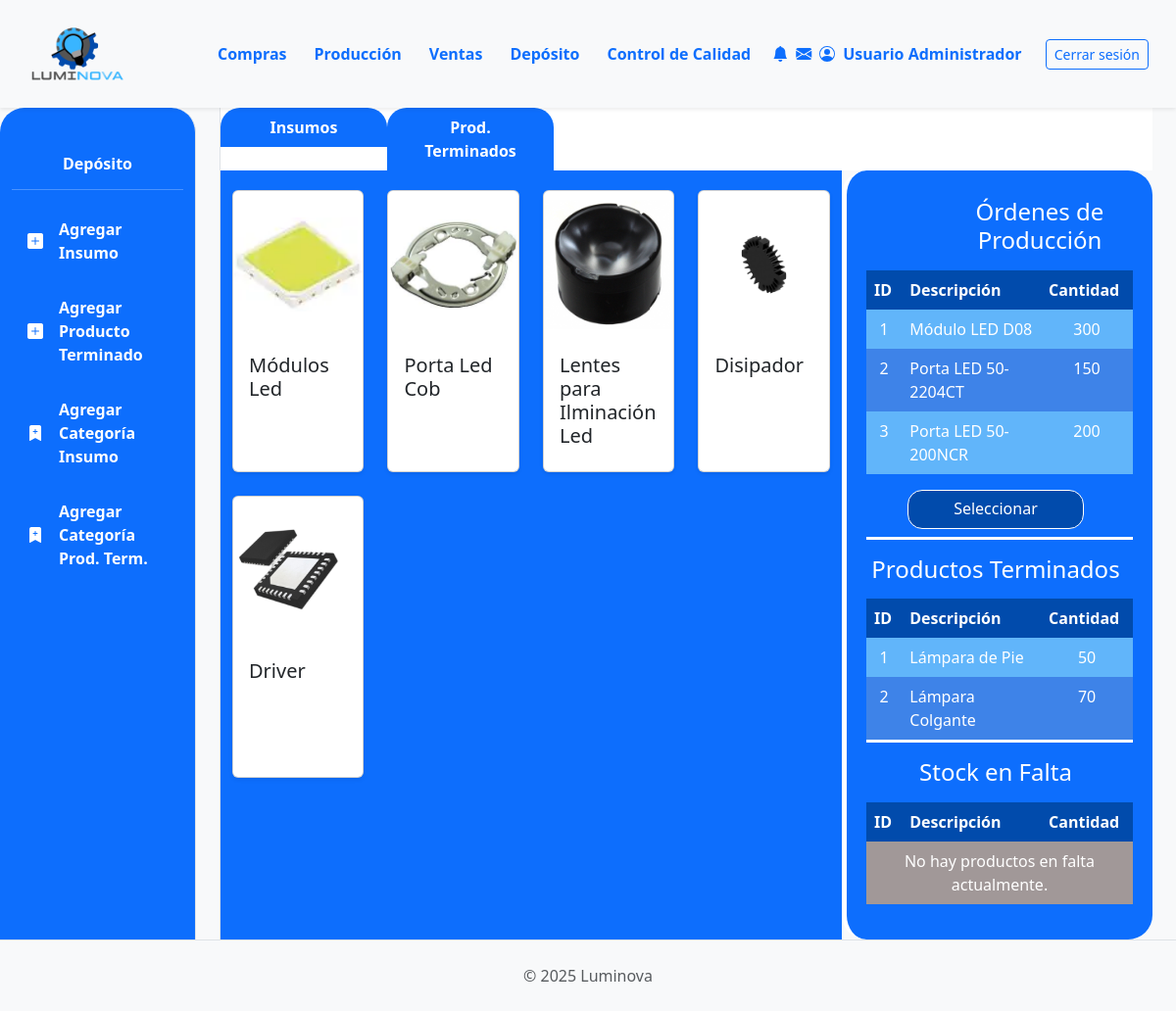
/deposito/ (signed in), run on the app's committed database.
### App_LUMINOVA/models.py (models this page shows, shortened)
class CategoriaInsumo(models.Model):
    nombre = models.CharField(max_length=100, unique=True, verbose_name="Nombre Categoría Insumo") # Aumentado max_length
    imagen = models.ImageField(upload_to='categorias_insumos/', null=True, blank=True)
    class Meta:
        verbose_name = "Categoría de Insumo"
        verbose_name_plural = "Categorías de Insumos"

### App_LUMINOVA/views.py (the view)
# urls.py: path('deposito/', deposito_view, name='deposito_view'),
@login_required
def deposito_view(request): # Tu vista principal de depósito (ya la tienes, solo para contexto)
    categorias_I = CategoriaInsumo.objects.all()
    categorias_PT = CategoriaProductoTerminado.objects.all()
    estado_requiere_insumos = EstadoOrden.objects.filter(nombre__iexact='En Proceso').first() # O un estado "Insumos Solicitados"
    ops_pendientes_deposito_count = 0
    if estado_requiere_insumos:
        ops_pendientes_deposito_count = OrdenProduccion.objects.filter(estado_op=estado_requiere_insumos).count()
    context = {
        'categorias_I': categorias_I,
        'categorias_PT': categorias_PT,
        'ops_pendientes_deposito_count': ops_pendientes_deposito_count,
    }
    return render(request, 'deposito/deposito.html', context)

### App_LUMINOVA/templates/deposito/deposito.html (shortened to what this page needs)
{% extends 'padre.html' %}
{% load static %}
{% block sidebar_content %}
    <nav id="sidebarMenu" class="col-md-3 col-lg-2 d-md-block bg-primary sidebar collapse border-end full-height" style="border-top-left-radius: 25px; border-top-right-radius: 25px;">
        <div class="position-sticky pt-4">
            <h6 class="sidebar-heading d-flex justify-content-center align-items-center px-3 mt-4 mb-1 text-white fw-bold">
                <a href="{% url 'App_LUMINOVA:deposito_view' %}"><span style="color: white;">Depósito</span></a>
            </h6>
            <hr class="text-white">
            <ul class="nav flex-column">
                <li class="nav-item">
                    <a class="nav-link text-white fw-bold custom-active-button d-flex align-items-center" href="{% url 'App_LUMINOVA:insumo_create' %}">
                        <i class="bi bi-plus-square-fill me-2"></i> <span class="ms-2">Agregar Insumo</span>
                    </a>
                </li>
                <li class="nav-item mt-2">
                    <a class="nav-link text-white fw-bold custom-active-button d-flex align-items-center" href="{% url 'App_LUMINOVA:producto_terminado_create' %}">
                        <i class="bi bi-plus-square-fill me-2"></i> <span class="ms-2">Agregar Producto Terminado</span>
                    </a>
                </li>
                 <li class="nav-item mt-2">
                    <a class="nav-link text-white fw-bold custom-active-button d-flex align-items-center" href="{% url 'App_LUMINOVA:categoria_i_create' %}">
                        <i class="bi bi-bookmark-plus-fill me-2"></i> <span class="ms-2">Agregar Categoría Insumo</span>
                    </a>
                </li>
                <li class="nav-item mt-2">
                    <a class="nav-link text-white fw-bold custom-active-button d-flex align-items-center" href="{% url 'App_LUMINOVA:categoria_pt_create' %}">
                        <i class="bi bi-bookmark-plus-fill me-2"></i> <span class="ms-2">Agregar Categoría Prod. Term.</span>
                    </a>
                </li>
            </ul>
        </div>
    </nav>
{% endblock %}
{% block content %}
    <div class="row mx-auto border-start">
        <ul class="nav justify-content-start flex-wrap" style="background-color: white;">
            <li class="nav-item">
                <button id="insumos-tab" onclick="mostrarInsumos()" class="nav-link active bg-primary text-white text-center" style="width: 170px; border-top-left-radius: 20px; border-top-right-radius: 20px; font-weight: bold;" aria-current="page">Insumos</button>
            </li>
            <li class="nav-item">
                <button id="productos-tab" onclick="mostrarProductos()" class="nav-link bg-primary text-white text-center" style="width: 170px; border-top-left-radius: 20px; border-top-right-radius: 20px; font-weight: bold;">Prod. Terminados</button>
            </li>
        </ul>
        <div class="col-md-8 bg-primary" style="padding-top: 20px; padding-bottom: 20px;">
            <div id="insumos-content" class="row row-cols-1 row-cols-sm-2 row-cols-md-3 row-cols-lg-4 g-4">
                {% for categoria in categorias_I %}
                    {% if categoria %}
                        <div class="col">
                            <div class="card shadow-sm h-100">
                                <a href="{% url 'App_LUMINOVA:categoria_i_detail' categoria.id %}" class="text-decoration-none text-dark d-flex flex-column h-100">
                                    {% if categoria.imagen %}
                                    <img src="{{categoria.imagen.url}}" class="card-img-top object-fit-contain" alt="{{categoria.nombre}}" style="height: 150px;">
                                    {% else %}
                                    <img src="{% static 'img/placeholder.png' %}" class="card-img-top object-fit-contain" alt="Imagen no disponible" style="height: 150px;">
                                    {% endif %}
                                    <div class="card-body d-flex flex-column">
                                        <h5 class="card-title">{{categoria.nombre}}</h5>
                                    </div>
                                </a>
                            </div>
                        </div>
                    {% endif %}
                {% empty %}
                    <p class="text-white">No hay categorías de insumos disponibles.</p>
                {% endfor %}
            </div>
        </div>
        <div class="col-md-4 bg-primary border-start border-5 border-white" style="margin-left: 0px; padding: 20px; border-radius: 25px;">
            <table class="table table-borderless text-white">
                <thead>
                    <tr>
                        <th colspan="3" class="bg-primary text-white text-center" style="padding-left: 90px;"> <h4>Órdenes de Producción</h4></th>
                    </tr>
                </thead>
                <tbody class="bg-white text-dark">
                    <tr>
                        <th class="text-white" style="background-color: #014BAC;">ID</th>
                        <th class="text-white" style="background-color: #014BAC;">Descripción</th>
                        <th class="text-white" style="background-color: #014BAC;">Cantidad</th>
                    </tr>
                    <tr>
                        <td class="text-white text-center" style="background-color: #61B5FA;">1</td>
                        <td class="text-white" style="background-color: #61B5FA;">Módulo LED D08</td>
                        <td class="text-white text-center" style="background-color: #61B5FA;"><span>300</span></td>
                    </tr>
                    <tr>
                        <td class="text-white text-center" style="background-color: #3E83E8;">2</td>
                        <td class="text-white" style="background-color: #3E83E8;">Porta LED 50-2204CT</td>
                        <td class="text-white text-center" style="background-color: #3E83E8;"><span>150</span></td>
                    </tr>
                     <tr>
                        <td class="text-white text-center" style="background-color: #61B5FA;">3</td>
                        <td class="text-white" style="background-color: #61B5FA;">Porta LED 50-200NCR</td>
                        <td class="text-white text-center" style="background-color: #61B5FA;"><span>200</span></td>
                    </tr>
                    <tr>
                        <td colspan="3" class="bg-primary text-center pt-3" style="padding-left: 0px;">
                            <a class="btn border-white text-primary text-white" style="background-color: #014BAC; width: 180px; height: 40px; border-radius: 15px;" href="{% url 'App_LUMINOVA:depo_seleccion' %}">Seleccionar</a>
                        </td>
                    </tr>
                </tbody>
                <thead>
                    <tr style="border-top: 3px solid white;">
                        <th colspan="3" class="bg-primary text-white text-center pt-3" style="padding-left: 0px;"><h4>Productos Terminados</h4></th>
                    </tr>
                </thead>
                <tbody class="bg-white text-dark">
                    <tr>
                        <th class="text-white" style="background-color: #014BAC;">ID</th>
                        <th class="text-white" style="background-color: #014BAC;">Descripción</th>
                        <th class="text-white" style="background-color: #014BAC;">Cantidad</th>
                    </tr>
                    <tr>
                        <td class="text-white text-center" style="background-color: #61B5FA;">1</td>
                        <td class="text-white" style="background-color: #61B5FA;">Lámpara de Pie</td>
                        <td class="text-white text-center" style="background-color: #61B5FA;"><span>50</span></td>
                    </tr>
                     <tr>
                        <td class="text-white text-center" style="background-color: #3E83E8;">2</td>
                        <td class="text-white" style="background-color: #3E83E8;">Lámpara Colgante</td>
                        <td class="text-white text-center" style="background-color: #3E83E8;"><span>70</span></td>
                    </tr>
                </tbody>
                <thead>
                    <tr style="border-top: 3px solid white;">
                        <th colspan="3" class="bg-primary text-white text-center pt-3" style="padding-left: 0px;"><h4>Stock en Falta</h4></th>
                    </tr>
                </thead>
                <tbody class="bg-white text-dark">
                    <tr>
                        <th class="text-white" style="background-color: #014BAC;">ID</th>
                        <th class="text-white" style="background-color: #014BAC;">Descripción</th>
                        <th class="text-white" style="background-color: #014BAC;">Cantidad</th>
                    </tr>
                    <tr>
                        <td colspan="3" class="text-white text-center" style="background-color: #A19898;">No hay productos en falta actualmente.</td>
                    </tr>
                </tbody>
            </table>
        </div>
    </div>
{% endblock %}

### App_LUMINOVA/static/css/custom.css (style rules this page uses)
.sidebar .nav-link.custom-active-button { display: block; padding: 0.5rem 1rem; margin: 0.25rem 0; border-radius: 25px; }
.sidebar .nav-link i { margin-right: 0.5rem; }
.card { display: flex; flex-direction: column; height: 100%; }
.card-body { flex-grow: 1; display: flex; flex-direction: column; justify-content: space-between; }

### data on the page
CategoriaInsumo: imagen (picture), nombre "Módulos Led"
CategoriaInsumo: imagen (picture), nombre "Porta Led Cob"
CategoriaInsumo: imagen (picture), nombre "Lentes para Ilminación Led"
CategoriaInsumo: imagen (picture), nombre "Disipador"
CategoriaInsumo: imagen (picture), nombre "Driver"
